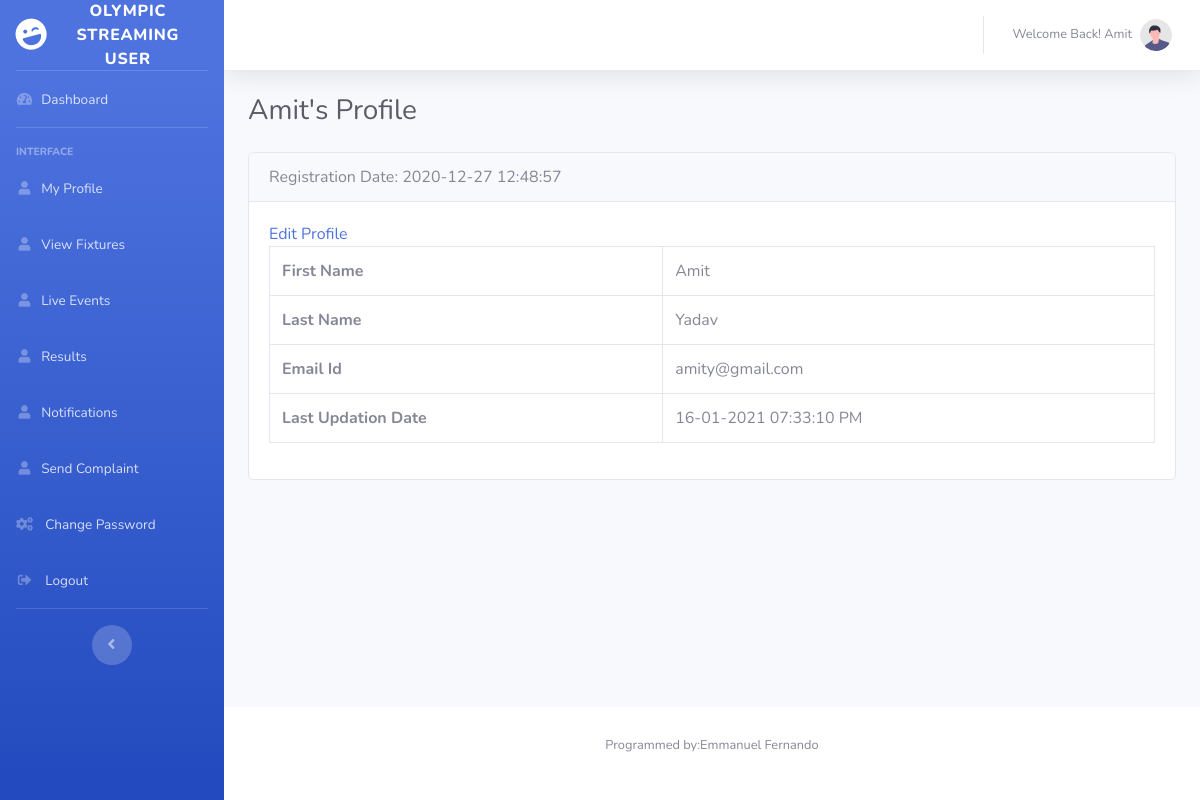
The page /pd/profile.php (signed in) on the database its author committed.
### tables this page shows
CREATE TABLE `tblusers` (
  `id` int(11) NOT NULL,
  `FirstName` varchar(150) DEFAULT NULL,
  `LastName` varchar(150) DEFAULT NULL,
  `EmailId` varchar(255) DEFAULT NULL,
  `UserPassword` varchar(255) DEFAULT NULL,
  `RegDate` timestamp NULL DEFAULT current_timestamp(),
  `IsActive` int(1) DEFAULT NULL,
  `LastUpdationDate` varchar(150) DEFAULT NULL
);

### pd/profile.php (the view, shortened to what this page needs)
<?php
include('includes/config.php');
if (strlen($_SESSION['uid'] == 0)) {
    header('location:logout.php');
} else {
?>
    <!DOCTYPE html>
    <html lang="en">
    <head>
        <link href="vendor/fontawesome-free/css/all.min.css" rel="stylesheet" type="text/css">
        <link href="css/sb-admin-2.min.css" rel="stylesheet">
    </head>
    <body id="page-top">
        <div id="wrapper">
            <?php include_once('includes/sidebar.php'); ?>
            <div id="content-wrapper" class="d-flex flex-column">
                <div id="content">
                    <?php include_once('includes/topbar.php'); ?>
                    <div class="container-fluid">
                        <div class="d-sm-flex align-items-center justify-content-between mb-4">
                            <h1 class="h3 mb-0 text-gray-800"><?php echo ucwords($_SESSION['fname']); ?>'s Profile</h1>
                        </div>
                        <div class="row">
                            <div class="col-lg-12">
                                <?php
                                $uid = $_SESSION['uid'];
                                $query = mysqli_query($con, "call sp_userprofile($uid)");
                                while ($result = mysqli_fetch_array($query)) {
                                ?>
                                    <div class="card mb-4">
                                        <div class="card-header">
                                            Registration Date: <?php echo $result['RegDate']; ?>
                                        </div>
                                        <div class="card-body">
                                            <a href="edit-profile.php">Edit Profile</a>
                                            <table class="table table-bordered dataTable" id="dataTable" width="100%" cellspacing="0" role="grid" aria-describedby="dataTable_info" style="width: 100%;">
                                                <tr>
                                                    <th>First Name</th>
                                                    <td><?php echo $result['FirstName']; ?></td>
                                                </tr>
                                                <tr>
                                                    <th>Last Name</th>
                                                    <td><?php echo $result['LastName']; ?></td>
                                                </tr>
                                                <tr>
                                                    <th>Email Id</th>
                                                    <td><?php echo $result['EmailId']; ?></td>
                                                </tr>
                                                <tr>
                                                    <th>Last Updation Date </th>
                                                    <td><?php echo $result['LastUpdationDate']; ?></td>
                                                </tr>
                                            </table>
                                        </div>
                                    </div>
                                <?php } ?>
                            </div>
                        </div>
                    </div>
                </div>
                <?php include_once('includes/footer.php'); ?>
            </div>
        </div>
    </body>
    </html>
<?php } ?>

### rows shown on the page
tblusers: RegDate "2020-12-27 12:48:57", FirstName "Amit", LastName "Yadav", EmailId "amity@gmail.com", LastUpdationDate "16-01-2021 07:33:10 PM"

### other values the page prints
$_SESSION['fname'] "Amit"
